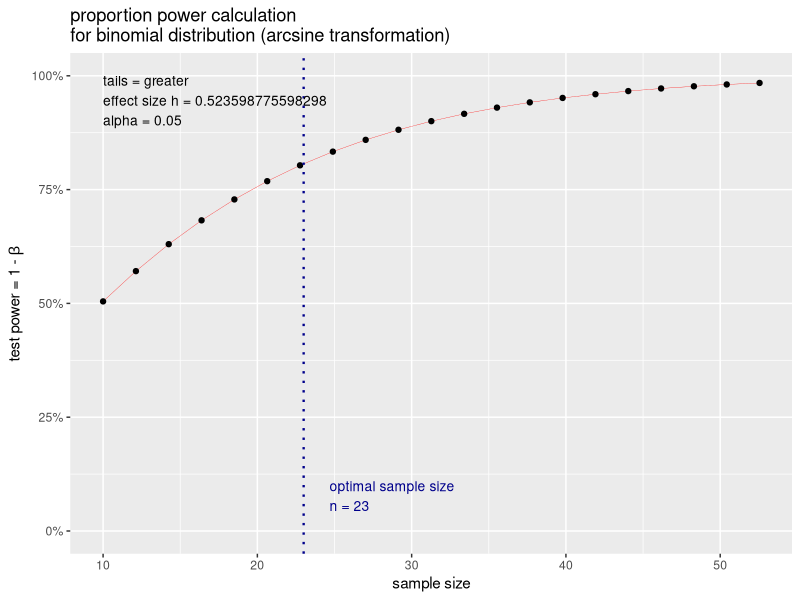
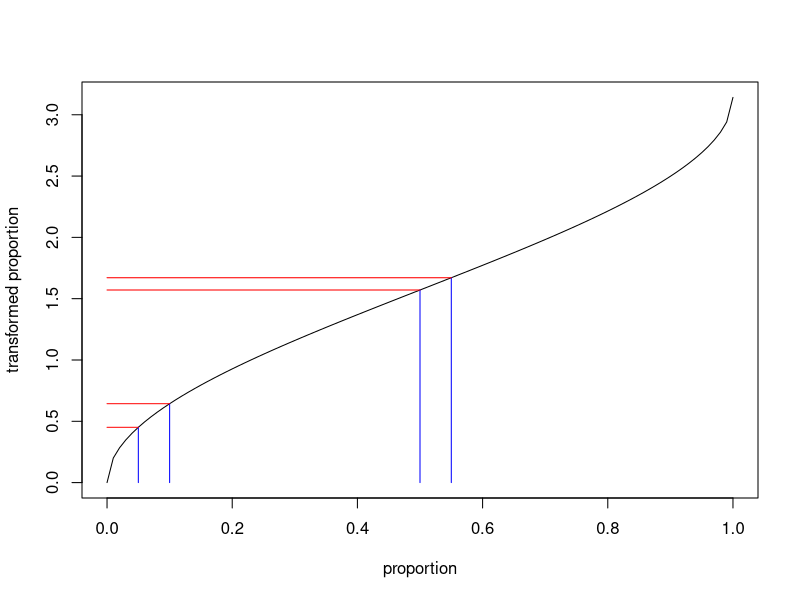

The R script that drew these images, in order:
## ---- chunk 1
library(pwr)
pwr.p.test(h = ES.h(p1 = 0.75, p2 = 0.50),
           sig.level = 0.05,
           power = 0.80,
           alternative = "greater")
## ---- chunk 2
p.out <- pwr.p.test(h = ES.h(p1 = 0.75, p2 = 0.50),
                    sig.level = 0.05,
                    power = 0.80,
                    alternative = "greater")
plot(p.out)
## ---- chunk 3
pwr.p.test(h = ES.h(p1 = 0.75, p2 = 0.50),
           sig.level = 0.01,
           n = 40,
           alternative = "greater")

## ---- chunk 4
pwr.p.test(h = ES.h(p1 = 0.75, p2 = 0.50),
           sig.level = 0.01,
           n = 40)
## ---- chunk 5
pwr.p.test(h = ES.h(p1 = 0.65, p2 = 0.50),
           sig.level = 0.05,
           power = 0.80)

## ---- chunk 6
cohen.ES(test = "r", size = "medium")
## ---- chunk 7
pwr.r.test(r="medium", power=0.8)
## ---- chunk 8
pwr.p.test(h = c(0.2,0.5,0.8),
           n = 20,
           sig.level = 0.05)

## ---- chunk 9
n <- seq(10,100,10)
p.out <- pwr.p.test(h = 0.5,
                    n = n,
                    sig.level = 0.05)
data.frame(n, power = sprintf("%.2f%%", p.out$power * 100))

## ---- chunk 10
pwr.p.test(h = 0.5, n = n, sig.level = 0.05)$power
## ---- chunk 11
pwr.2p.test(h = ES.h(p1 = 0.55, p2 = 0.50), sig.level = 0.05, power = .80)

## ---- chunk 12
pwr.2p.test(h = ES.h(p1 = 0.10, p2 = 0.05), sig.level = 0.05, power = .80)

## ---- chunk 13
addSegs <- function(p1, p2){
  tp1 <- ES.h(p1, 0); tp2 <- ES.h(p2, 0)
  segments(p1,0,p1,tp1, col="blue"); segments(p2,0,p2,tp2,col="blue")
  segments(0, tp1, p1, tp1, col="red"); segments(0, tp2, p2, tp2, col="red")
}

curve(expr = ES.h(p1 = x, p2 = 0), xlim = c(0,1),
      xlab = "proportion", ylab = "transformed proportion")
addSegs(p1 = 0.50, p2 = 0.55) # 50% vs 55%
addSegs(p1 = 0.05, p2 = 0.10) # 5% vs 10%
## ---- chunk 14
power.prop.test(p1 = 0.55, p2 = 0.50, sig.level = 0.05, power = .80)

## ---- chunk 15
pwr.2p.test(h = 0.2, sig.level = 0.05, power = .80)

## ---- chunk 16
cohen.ES(test = "p", size = "small")
pwr.2p2n.test(h = 0.2, n1 = 543, n2 = 675, sig.level = 0.05)
## ---- chunk 17
pwr.2p2n.test(h = 0.2, n1 = 763, power = 0.8, sig.level = 0.05)

## ---- chunk 18
cohen.ES(test = "t", size = "medium")
pwr.t.test(n = 30, d = 0.5, sig.level = 0.05)
## ---- chunk 19
pwr.t.test(d = 0.5, power = 0.80, sig.level = 0.05)

## ---- chunk 20
d <- 0.75/2.25
pwr.t.test(d = d, power = 0.80, sig.level = 0.05)

## ---- chunk 21
power.t.test(delta = 0.75, sd = 2.25, sig.level = 0.05, power = 0.8)

## ---- chunk 22
d <- 0.50/2.25
pwr.t.test(d = d, sig.level = 0.05, power = 0.90, alternative = "greater",
           type = "one.sample")

## ---- chunk 23
power.t.test(delta = 0.50, sd = 2.25, power = 0.90, sig.level = 0.05,
             alternative = "one.sided", type = "one.sample")

## ---- chunk 24
pwr.t.test(n = 24, d = 0.08 / 0.25,
           type = "paired", alternative = "greater")

## ---- chunk 25
pwr.t.test(d = 0.08 / 0.25, power = 0.8,
           type = "paired", alternative = "greater")

## ---- chunk 26
pwr.t.test(d = 0.08 / (0.1 * sqrt(2)), power = 0.8,
           type = "paired", alternative = "greater")

## ---- chunk 27
pwr.t2n.test(n1 = 28, n2 = 35, d = 0.5)

## ---- chunk 28
null <- rep(0.25, 4)
alt <- c(3/8, rep((5/8)/3, 3))
ES.w1(null,alt)

## ---- chunk 29
pwr.chisq.test(w=ES.w1(null,alt), N=100, df=(4-1), sig.level=0.05)

## ---- chunk 30
pwr.chisq.test(w=ES.w1(null,alt), df=(4-1), power=0.8, sig.level = 0.05)

## ---- chunk 31
prob <- matrix(c(0.1,0.2,0.4,0.3), ncol=2,
               dimnames = list(c("M","F"),c("Floss","No Floss")))
prob

## ---- chunk 32
ES.w2(prob)

## ---- chunk 33
pwr.chisq.test(w = ES.w2(prob), N = 100, df = 1, sig.level = 0.01)

## ---- chunk 34
pwr.chisq.test(w = ES.w2(prob), power = 0.9, df = 1, sig.level = 0.01)

## ---- chunk 35
cohen.ES(test = "chisq", size = "small")
pwr.chisq.test(w = 0.1, power = 0.9, df = 1, sig.level = 0.01)

## ---- chunk 36
pwr.2p.test(h = 0.2, sig.level = 0.01, power = 0.9)

## ---- chunk 37
cohen.ES(test = "r", size = "small")
pwr.r.test(r = 0.1, sig.level = 0.01, power = 0.8, alternative = "greater")

## ---- chunk 38
pwr.r.test(r = 0.1, sig.level = 0.01, power = 0.8)

## ---- chunk 39
cohen.ES(test = "anov", size = "medium")
pwr.anova.test(k = 3, f = 0.25, sig.level = 0.01, power = 0.9)

## ---- chunk 40
pwr.anova.test(k = 3, f = 5/3, sig.level = 0.01, power = 0.9)
## ---- chunk 41
power.anova.test(groups = 3,
                 within.var = 3^2,
                 between.var = 5^2 * (3/2),
                 sig.level = 0.01, power = 0.90)
## ---- chunk 42
pwr.f2.test(u = 2, f2 = 0.3/(1 - 0.3), sig.level = 0.001, power = 0.8)
## ---- chunk 43
pwr.f2.test(u = 2, v = 40 - 2 - 1, f2 = 0.3/(1 - 0.3), sig.level = 0.01)
